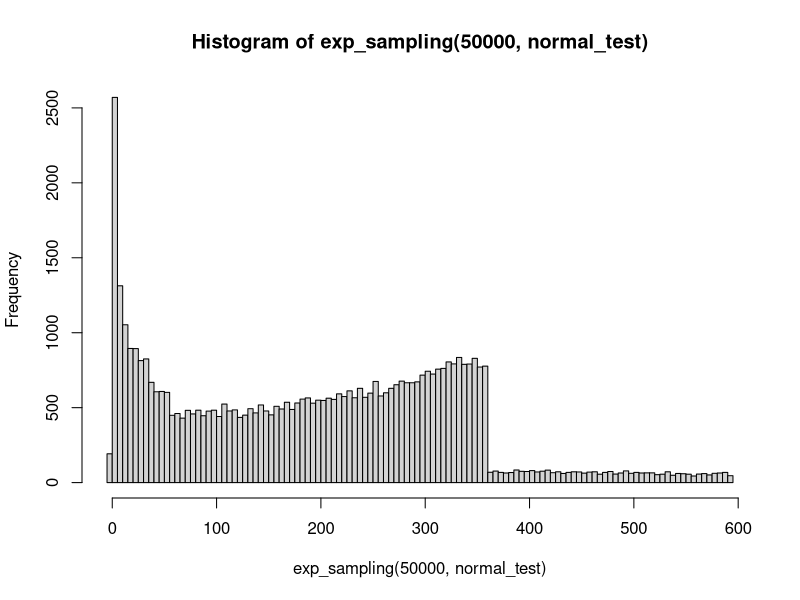

Recreate this plot in R.
## ---- chunk 1
# Given a matrix of x_i, f(x_i) and f'(x_i), find the x value of 
# the intersection points

find_intersection = function(x_matrix) {
  
  # First ensure that the matrix is sorted
  x_matrix = x_matrix[order(x_matrix[, 1]), ]
  
  z = (diff(x_matrix[, 2]) -
        diff(x_matrix[, 3]*x_matrix[, 1])) / (-diff(x_matrix[, 3]))
  
  # Last, we need to add in the x intercepts
  
  n = nrow(x_matrix)
  
  start_int = x_matrix[1,1] - x_matrix[1,2]/x_matrix[1,3]
  end_int = x_matrix[n, 1] - x_matrix[n,2]/x_matrix[n,3]
  
  return(c(start_int, z, end_int))
              
}
## ---- chunk 2

# Matrix to test
x = matrix(data = c(1,3,10, 20, 1,2,3,1, 1,0.25,0.1,-0.25),
           nrow = 4)

# Test that the intersections match. Expect (0, 5/3, 7, 12, 24)
find_intersection(x)
## ---- chunk 3

# The function exp_sampling takes in a matrix with 3 columns and a variable 
# number of rows, corresponding to the x_i, f(x_i) and f'(x_i)
# exp_sampling will return an array of x_j
exp_sampling = function(n, x_matrix) {
  
  # First ensure that the matrix is sorted
  x_matrix = x_matrix[order(x_matrix[,1]), ]
  
  k = nrow(x_matrix)
  
  # Find the intersection points of our upper hull
  intersections = find_intersection(x_matrix)
  
  # First sample from a multinomial with probabilities corresponding to 
  # the area under each piece of the adjusted piecewise upper hull
  
  # Get the area under the curve for each section
  # Maybe we should switch to the integrate function here
  upper = x_matrix[,2] + ((intersections[2:(k+1)] - x_matrix[, 1])*x_matrix[, 3])
  probabilities = abs(diff(exp(upper)/x_matrix[, 3]))
  sum_prob = sum(probabilities)
  
  prob_vector = probabilities / sum_prob
  
  # Sample and return a vector of indexes
  sample_multinom = rmultinom(n, 1, prob_vector)
  i_vector = colSums(sample_multinom*(1:(k-1)))
  
  # Next let's draw n uniform variables
  unif_draws = runif(n)
  
  slope_j = x_matrix[i_vector, 3]
  z_j = intersections[i_vector]
  constant_j = slope_j*z_j + upper[i_vector]
  prob_indexed = prob_vector[i_vector]
  
  
  sample = log(exp(slope_j*z_j) + 
            sum_prob*slope_j*prob_indexed*exp(-constant_j)*unif_draws) / slope_j
  
  return(sample)

  
}
## ---- chunk 4
exp_sampling(10,x)
## ---- chunk 5
set.seed(1)

x = rnorm(500)
f_x = log(dnorm(x))

func_temp = function(x){
  return(log(dnorm(x)))
}

library(numDeriv)

# Problem - we're seeing gradient always being - f_x, is that correct?
f_p_x = grad(func_temp, x)

normal_test = matrix(c(x, f_x, f_p_x), nrow = length(x))
## ---- chunk 6
hist(exp_sampling(50000, normal_test), breaks = 100)
## ---- chunk 7

# The rejection step will take in a sample vector, a matrix of the points 
# that have already been sampled, and the function that we are trying to sample
rejection_step = function(sample_vector, x_matrix, f_x) {
  
  # Find upper and lower shell functions
  lower_shell = lower_shell_func(x_matrix)
  upper_shell = upper_shell_func(x_matrix)
  
  # Uniform Sample
  unif_w = runif(n = length(sample_vector))
  
  # Squeezing step
  squeeze_step_log_vec = unif_w <= exp(lower_shell(sample_vector) - 
                                       upper_shell(sample_vector))
  
  # Rejection step
  rejection_step_log_vec = unif_w[!squeeze_step_log_vec] <= 
                            exp(log(f_x(sample_vector[!squeeze_step_log_vec])) - 
                               upper_shell(sample_vector[!squeeze_step_log_vec]))
  
  # Return accepted values
  return(sample_vector[squeeze_step_log_vec|rejection_step_log_vec])
  
}

